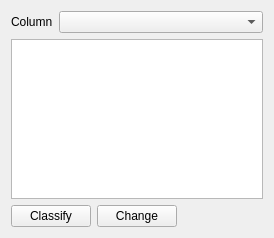
<?xml version="1.0" encoding="UTF-8"?>
<ui version="4.0">
 <class>CategorizedRendererWidget</class>
 <widget class="QWidget" name="CategorizedRendererWidget">
  <property name="geometry">
   <rect>
    <x>0</x>
    <y>0</y>
    <width>274</width>
    <height>238</height>
   </rect>
  </property>
  <property name="windowTitle">
   <string>Form</string>
  </property>
  <layout class="QVBoxLayout" name="verticalLayout">
   <item>
    <layout class="QFormLayout" name="formLayout">
     <item row="0" column="0">
      <widget class="QLabel" name="label">
       <property name="text">
        <string>Column</string>
       </property>
      </widget>
     </item>
     <item row="0" column="1">
      <widget class="QComboBox" name="columnNameCbox"/>
     </item>
    </layout>
   </item>
   <item>
    <widget class="QTableView" name="symbolTable"/>
   </item>
   <item>
    <layout class="QHBoxLayout" name="horizontalLayout">
     <item>
      <widget class="QPushButton" name="classifyBtn">
       <property name="text">
        <string>Classify</string>
       </property>
      </widget>
     </item>
     <item>
      <widget class="QPushButton" name="changeBtn">
       <property name="text">
        <string>Change</string>
       </property>
      </widget>
     </item>
     <item>
      <spacer name="horizontalSpacer">
       <property name="orientation">
        <enum>Qt::Horizontal</enum>
       </property>
       <property name="sizeHint" stdset="0">
        <size>
         <width>40</width>
         <height>20</height>
        </size>
       </property>
      </spacer>
     </item>
    </layout>
   </item>
  </layout>
 </widget>
 <resources/>
 <connections/>
</ui>
